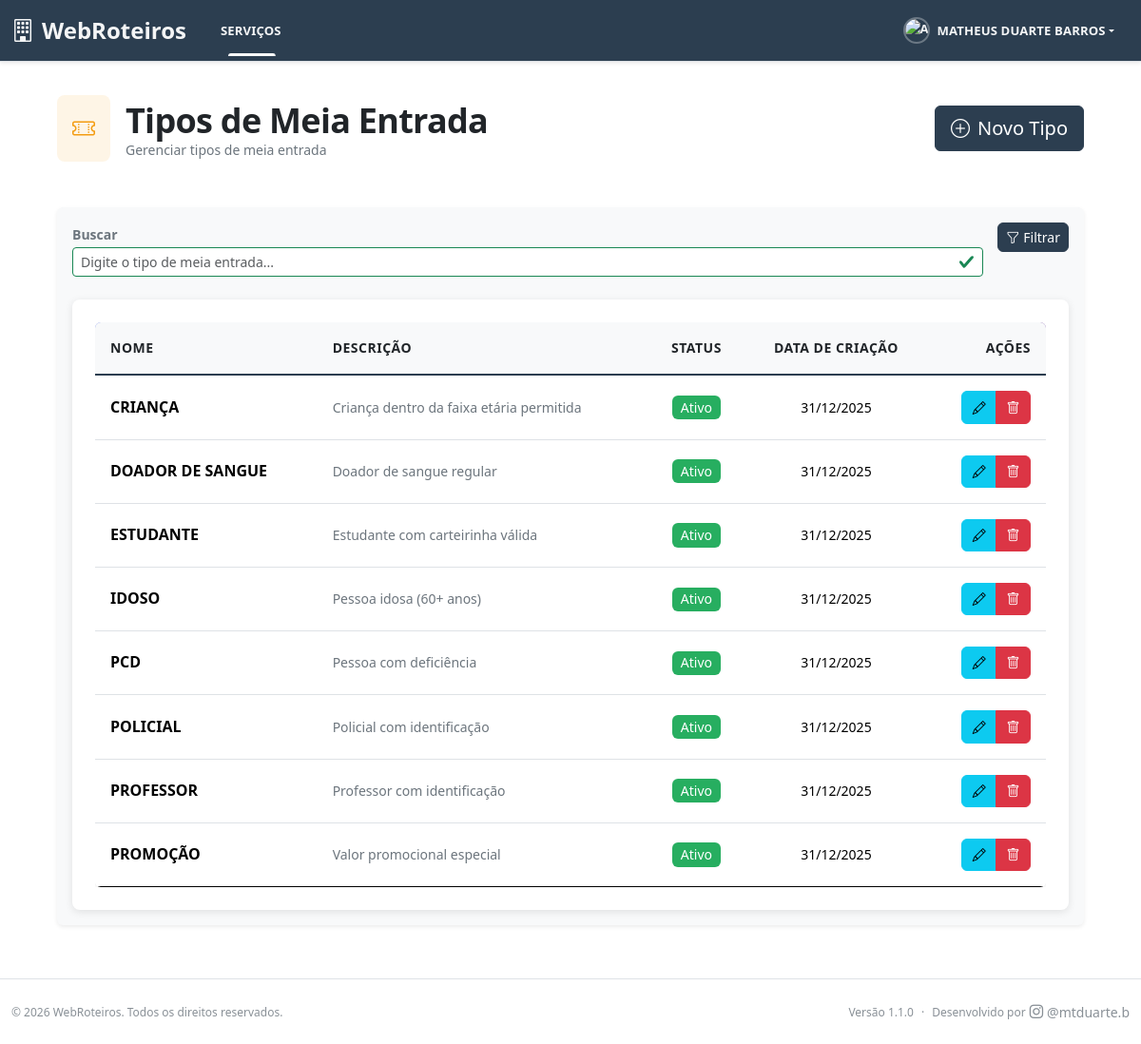
/servicos/tipos-meia/ (signed in), run on the app's committed database.
### servicos/models.py (models this page shows, shortened)
class TipoMeiaEntrada(models.Model):
    nome = models.CharField('Tipo', max_length=100, unique=True)
    descricao = models.TextField('Descrição', blank=True)
    ativo = models.BooleanField('Ativo', default=True)
    criado_em = models.DateTimeField('Criado em', auto_now_add=True)
    class Meta:
        verbose_name = 'Tipo de Meia Entrada'
        verbose_name_plural = 'Tipos de Meia Entrada'
        ordering = ['nome']

### servicos/views.py (the view)
# urls.py: path('tipos-meia/', views.tipo_meia_list, name='tipo_meia_list'),
@require_permission('servicos.view_tipomeiaentrada')
def tipo_meia_list(request):
    tipos = TipoMeiaEntrada.objects.all()
    search = request.GET.get('search', '')
    if search:
        tipos = tipos.filter(nome__icontains=search)
    context = {
        'tipos': tipos,
        'search': search,
        'title': 'Tipos de Meia Entrada'
    }
    return render(request, 'servicos/meias/tipo_meia_list.html', context)

### core/admin_context.py (called while the page is built)
def admin_context(request):
    context = {}
    if request.user.is_authenticated and request.user.is_staff:
        try:
            context.update({
                'total_users': User.objects.count(),
                'total_groups': Group.objects.count(),
                'total_permissions': Permission.objects.count(),
                'active_users': User.objects.filter(is_active=True).count(),
            })
        except Exception:
            context.update({
                'total_users': 0,
                'total_groups': 0,
                'total_permissions': 0,
                'active_users': 0,
            })
    return context

### servicos/permissions.py (called while the page is built, shortened)
def require_permission(perm, raise_exception=False):
    def decorator(view_func):
        @wraps(view_func)
        @login_required
        def wrapped_view(request, *args, **kwargs):
            if request.user.is_superuser:
                return view_func(request, *args, **kwargs)
        return wrapped_view
    return decorator

### user_management/context_processors.py (called while the page is built)
def user_permissions(request):
    context = {
        'user_can_access_admin_menu': False,
        'user_can_manage_users': False,
        'user_can_manage_groups': False,
        'user_can_access_admin_panel': False,
        'user_level': 'usuario_basico',
        'user_level_display': 'Usuário Básico',
    }
    if request.user.is_authenticated:
        context.update({
            'user_can_access_admin_menu': should_show_admin_menu(request.user),
            'user_can_manage_users': should_show_user_management_link(request.user),
            'user_can_manage_groups': should_show_user_management_link(request.user),  # Mesma regra para grupos
            'user_can_access_admin_panel': can_access_admin_panel(request.user),
            'user_level': get_user_level(request.user),
            'user_level_display': get_user_level_display(request.user),
        })
    return context

### user_management/permission_helpers.py (called while the page is built, shortened)
def get_user_level(user):
    if not user or not user.is_authenticated:
        return 'usuario_basico'
    if user.id == 1 and user.is_superuser:
        return 'admin_principal'

def can_access_user_management(user):
    user_level = get_user_level(user)
    return user_level in ['admin_principal', 'administrador', 'gerente']

def should_show_admin_menu(user):
    return can_access_user_management(user)

def should_show_user_management_link(user):
    return can_access_user_management(user)

def can_access_admin_panel(user):
    return user.is_authenticated and user.is_staff

### templates/servicos/meias/tipo_meia_list.html (shortened to what this page needs)
{% extends 'base/base.html' %}
{% load static %}
{% block extra_css %}
<link rel="stylesheet" href="{% static 'css/tipo_meia_list.css' %}">
{% endblock %}
{% block content %}
<div class="container-fluid py-4">
    <div class="mb-5">
        <div class="d-flex align-items-center justify-content-between gap-3">
            <div class="d-flex align-items-center gap-3">
                <div class="p-3 bg-warning bg-opacity-10 rounded-3">
                    <i class="bi bi-ticket-perforated text-warning fs-4"></i>
                </div>
                <div>
                    <h1 class="mb-0 fw-700">{{ title }}</h1>
                    <p class="text-muted mb-0 small">Gerenciar tipos de meia entrada</p>
                </div>
            </div>
            <a href="{% url 'servicos:tipo_meia_create' %}" class="btn btn-primary btn-lg">
                <i class="bi bi-plus-circle me-2"></i>Novo Tipo
            </a>
        </div>
    </div>
    <div class="card shadow-sm border-0">
        <div class="card-body p-3">
            <form method="get" class="mb-4">
                <div class="d-flex flex-column flex-md-row gap-2">
                    <div class="flex-grow-1">
                        <label class="form-label small fw-600 text-muted mb-1">Buscar</label>
                        <input type="text" name="search" class="form-control form-control-sm" placeholder="Digite o tipo de meia entrada..." value="{{ search }}">
                    </div>
                    <div>
                        <label class="form-label small fw-600 text-muted mb-1">&nbsp;</label>
                        <button type="submit" class="btn btn-primary btn-sm h-auto">
                            <i class="bi bi-funnel me-1"></i>Filtrar
                        </button>
                    </div>
                </div>
            </form>
            <div class="desktop-table">
                <div class="table-responsive">
                    <table class="table table-hover">
                        <thead class="table-light">
                            <tr>
                                <th class="fw-600 text-dark">Nome</th>
                                <th class="fw-600 text-dark">Descrição</th>
                                <th class="fw-600 text-dark text-center">Status</th>
                                <th class="fw-600 text-dark text-center">Data de Criação</th>
                                <th class="fw-600 text-dark text-end">Ações</th>
                            </tr>
                        </thead>
                        <tbody>
                            {% for tipo in tipos %}
                            <tr>
                                <td><strong>{{ tipo.nome }}</strong></td>
                                <td><small class="text-muted">{{ tipo.descricao|default:"-" }}</small></td>
                                <td class="text-center">
                                    {% if tipo.ativo %}
                                    <span class="badge bg-success">Ativo</span>
                                    {% else %}
                                    <span class="badge bg-secondary">Inativo</span>
                                    {% endif %}
                                </td>
                                <td class="text-center"><small>{{ tipo.criado_em|date:"d/m/Y" }}</small></td>
                                <td class="text-end">
                                    <div class="btn-group btn-group-sm" role="group">
                                        <a href="{% url 'servicos:tipo_meia_edit' tipo.id %}" class="btn btn-info btn-sm" title="Editar">
                                            <i class="bi bi-pencil"></i>
                                        </a>
                                        <a href="{% url 'servicos:tipo_meia_delete' tipo.id %}" class="btn btn-danger btn-sm" title="Excluir">
                                            <i class="bi bi-trash"></i>
                                        </a>
                                    </div>
                                </td>
                            </tr>
                            {% endfor %}
                        </tbody>
                    </table>
                </div>
            </div>
                </div>
            </div>
        </div>
{% endblock %}

### templates/base/base.html (shortened to what this page needs)
{% load static %}
<!DOCTYPE html>
<html lang="pt-br" data-bs-theme="{% if user.is_authenticated and user.profile.tema_preferido != 'auto' %}{{ user.profile.tema_preferido }}{% else %}auto{% endif %}">
<head>
    <link href="https://cdn.jsdelivr.net/npm/bootstrap@5.3.2/dist/css/bootstrap.min.css" rel="stylesheet">
    <link rel="stylesheet" href="https://cdn.jsdelivr.net/npm/bootstrap-icons@1.11.2/font/bootstrap-icons.css">
    <link rel="stylesheet" href="{% static 'css/theme-colors.css' %}">
    <link rel="stylesheet" href="{% static 'css/main.css' %}">
    {% block extra_css %}{% endblock %}
</head>
<body class="{% block body_class %}{% endblock %}">
    {% if user.is_authenticated %}
        <nav class="navbar navbar-expand-lg navbar-dark custom-navbar fixed-top">
            <div class="container-fluid">
                <a class="navbar-brand fw-bold" href="{% url 'core:dashboard' %}">
                    <i class="bi bi-building me-2"></i>WebRoteiros
                </a>
                <div class="collapse navbar-collapse" id="navbarNav">
                    <ul class="navbar-nav me-auto">
                        <li class="nav-item dropdown">
                            <a class="nav-link dropdown-toggle {% if request.resolver_match.namespace == 'servicos' %}active{% endif %}" href="#" id="servicosDropdown" role="button" data-bs-toggle="dropdown" aria-expanded="false">
                                Serviços
                            </a>
                        </li>
                    </ul>
                    <ul class="navbar-nav ms-auto">
                        <li class="nav-item dropdown">
                            <a class="nav-link dropdown-toggle" href="#" id="userDropdown" role="button" data-bs-toggle="dropdown" aria-expanded="false">
                                {% if user.profile.avatar %}
                                    <img src="{{ user.profile.avatar.url }}" alt="Avatar de {{ user.get_full_name|default:user.username }}" class="rounded-circle me-2" style="width: 28px; height: 28px; object-fit: cover;">
                                {% else %}
                                    <img src="{% static 'images/default-avatar.svg' %}" alt="Avatar padrão" class="rounded-circle me-2" style="width: 28px; height: 28px; object-fit: cover;">
                                {% endif %}
                                {{ user.get_full_name|default:user.username }}
                            </a>
                        </li>
                    </ul>
                </div>
            </div>
        </nav>
    {% endif %}
    <main class="{% if user.is_authenticated %}main-content{% else %}login-main{% endif %}">
        {% block content %}{% endblock %}
    </main>
    {% if user.is_authenticated %}
        <footer class="app-footer bg-body border-top">
            <div class="container-fluid">
                <div class="row align-items-center py-2">
                    <div class="col-md-6">
                        <small class="text-muted">
                            © {% now "Y" %} WebRoteiros. Todos os direitos reservados.
                        </small>
                    </div>
                    <div class="col-md-6 text-md-end">
                        <small class="text-muted d-inline-flex align-items-center gap-2">
                            <span>Versão 1.1.0</span>
                            <span class="text-muted">·</span>
                            <span class="d-inline-flex align-items-center gap-1">
                                <span>Desenvolvido por</span>
                                <a href="https://www.instagram.com/mtduarte.b/" target="_blank" rel="noopener" class="text-muted text-decoration-none d-inline-flex align-items-center gap-1">
                                    <i class="bi bi-instagram" style="font-size: 0.9rem;"></i>
                                    <span class="small">@mtduarte.b</span>
                                </a>
                            </span>
                        </small>
                    </div>
                </div>
            </div>
        </footer>
    {% endif %}
</body>
</html>

### static/css/theme-colors.css (style rules this page uses)
:root { --bs-primary: #2c3e50; --bs-primary-rgb: 44, 62, 80; --bs-primary-dark: #1a252f; --bs-primary-light: #34495e; --bs-success: #27ae60; --bs-success-rgb: 39, 174, 96; --bs-info: #16a085; --bs-info-rgb: 22, 160, 133; --bs-warning: #f39c12; --bs-warning-rgb: 243, 156, 18; --bs-danger: #e74c3c; --bs-danger-rgb: 231, 76, 60; --bs-light: #ecf0f1; --bs-dark: #2c3e50; --bs-primary-hover: #1a252f; --bs-primary-active: #162029; }
.btn-primary { --bs-btn-bg: var(--bs-primary); --bs-btn-border-color: var(--bs-primary); --bs-btn-hover-bg: var(--bs-primary-dark); --bs-btn-hover-border-color: var(--bs-primary-dark); --bs-btn-active-bg: var(--bs-primary-dark); --bs-btn-active-border-color: var(--bs-primary-dark); --bs-btn-disabled-bg: var(--bs-primary); --bs-btn-disabled-border-color: var(--bs-primary); }
.nav-link { color: var(--bs-primary); }
.table thead { background-color: rgba(var(--bs-primary-rgb), 0.05); border-bottom: 2px solid var(--bs-primary); }
.table thead th { font-weight: 600; text-transform: uppercase; font-size: 0.85rem; letter-spacing: 0.5px; color: var(--bs-primary); padding: 1rem 0.75rem; }
.table tbody tr { transition: all 0.2s ease; }
.btn-group .btn-sm { padding: 0.35rem 0.65rem; font-size: 0.875rem; }
.badge { font-weight: 500; padding: 0.4em 0.65em; font-size: 0.875em; }

### static/css/tipo_meia_list.css (style rules this page uses)
.desktop-table { display: block; background: white; border-radius: 8px; box-shadow: 0 2px 8px rgba(0,0,0,0.1); padding: 1.5rem; }
.desktop-table .table { margin-bottom: 0; }
.desktop-table thead { background: linear-gradient(135deg, #667eea 0%, #764ba2 100%); color: white; }
.desktop-table thead th { border: none; padding: 1rem; font-weight: 600; }
.desktop-table tbody tr { border-bottom: 1px solid #dee2e6; }
.desktop-table tbody tr:last-child { border-bottom: none; }
.desktop-table tbody td { padding: 1rem; vertical-align: middle; }

### data on the page
TipoMeiaEntrada: nome "CRIANÇA", descricao "Criança dentro da faixa etária permitida", ativo "Ativo", criado_em "31/12/2025"
TipoMeiaEntrada: nome "DOADOR DE SANGUE", descricao "Doador de sangue regular", ativo "Ativo", criado_em "31/12/2025"
TipoMeiaEntrada: nome "ESTUDANTE", descricao "Estudante com carteirinha válida", ativo "Ativo", criado_em "31/12/2025"
TipoMeiaEntrada: nome "IDOSO", descricao "Pessoa idosa (60+ anos)", ativo "Ativo", criado_em "31/12/2025"
TipoMeiaEntrada: nome "PCD", descricao "Pessoa com deficiência", ativo "Ativo", criado_em "31/12/2025"
TipoMeiaEntrada: nome "POLICIAL", descricao "Policial com identificação", ativo "Ativo", criado_em "31/12/2025"
TipoMeiaEntrada: nome "PROFESSOR", descricao "Professor com identificação", ativo "Ativo", criado_em "31/12/2025"
TipoMeiaEntrada: nome "PROMOÇÃO", descricao "Valor promocional especial", ativo "Ativo", criado_em "31/12/2025"

### other printed values
{{ user.get_full_name|default:user.username }} "MATHEUS DUARTE BARROS"
{{ title }} "Tipos de Meia Entrada"
